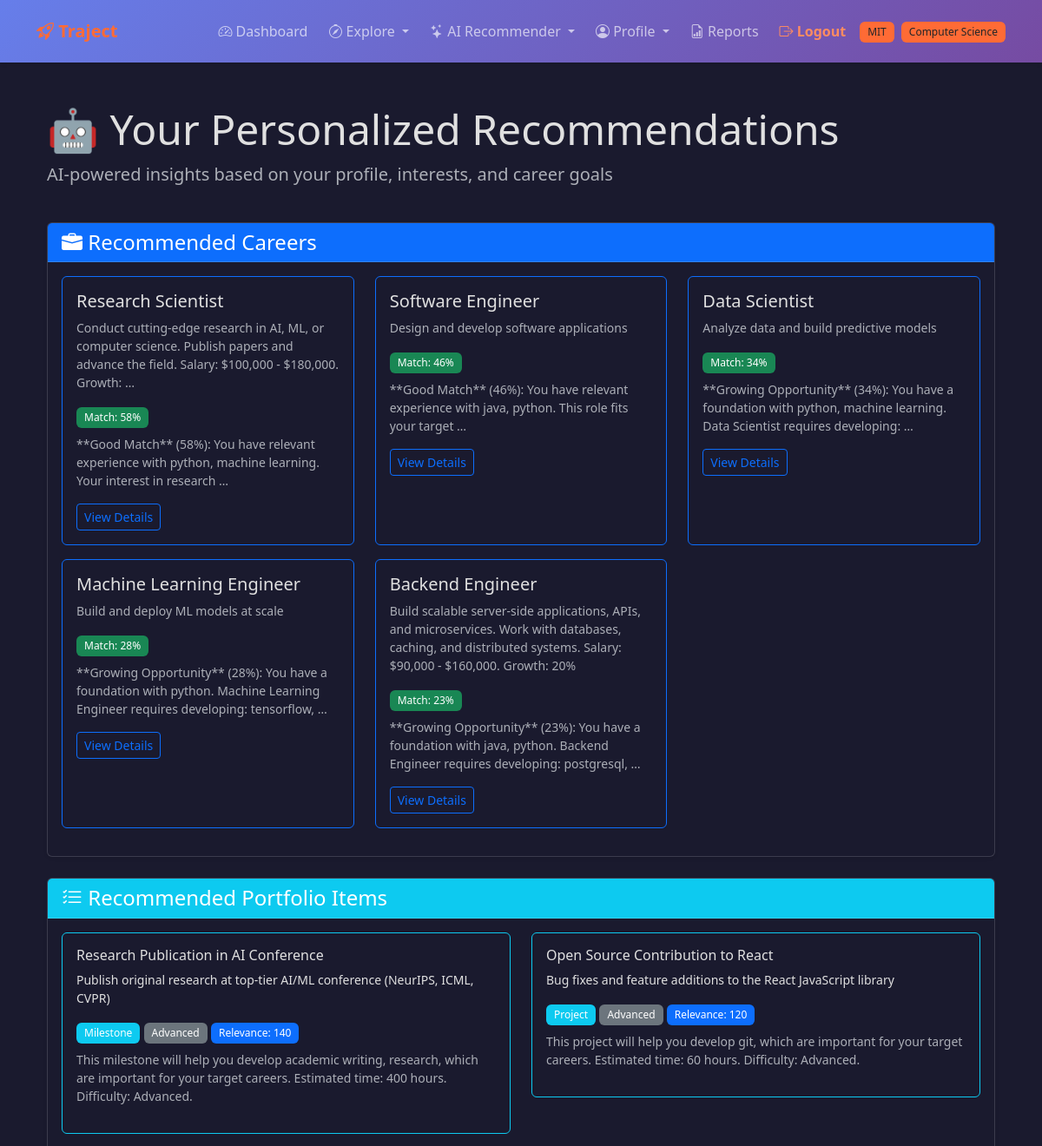
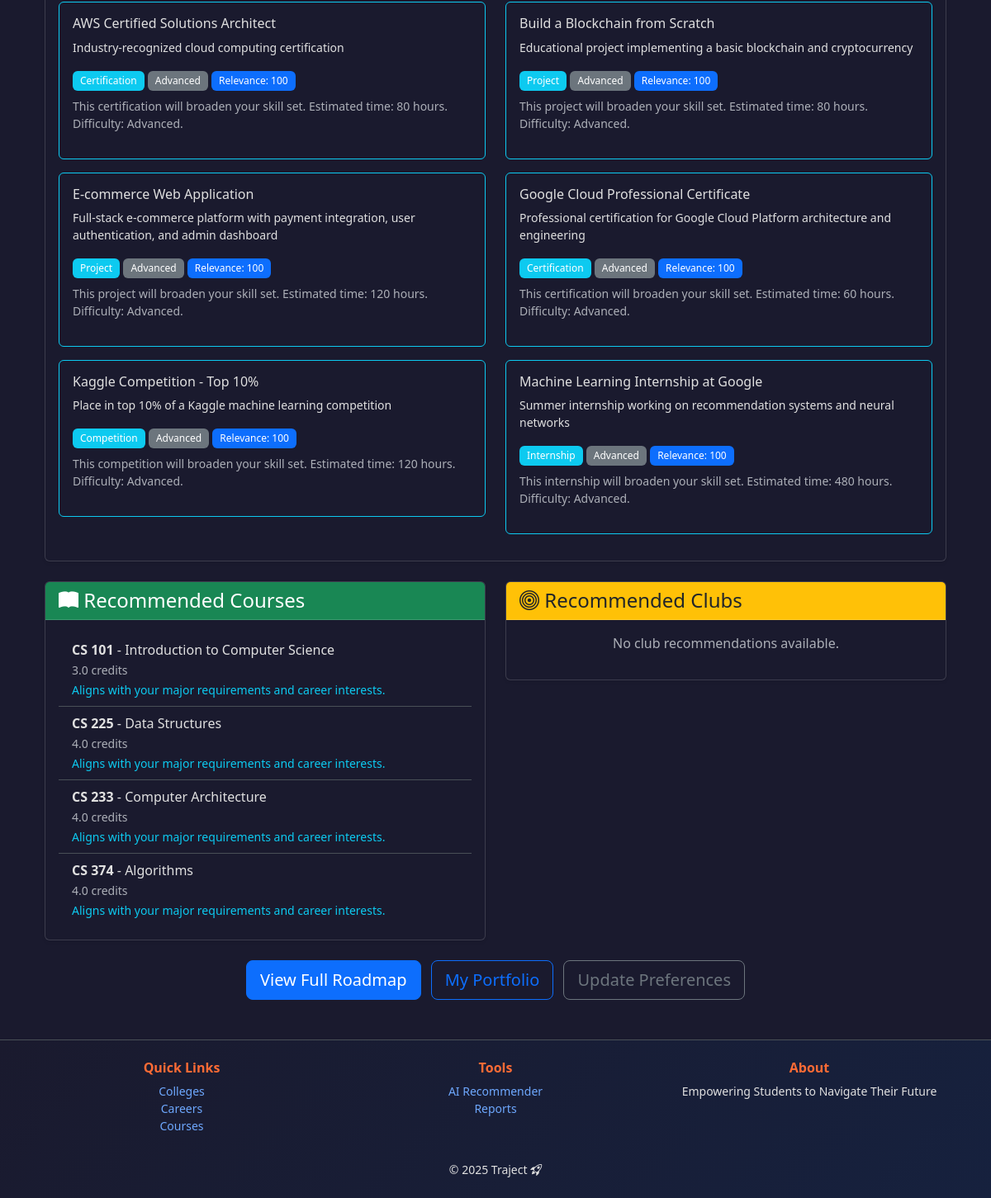
Page /recommender/ (signed in) on the committed database (2 pictures, top to bottom).
### accounts/models.py (models this page shows, shortened)
class UserProfile(models.Model):
    ACADEMIC_YEARS = [
        ('FR', 'Freshman'),
        ('SO', 'Sophomore'),
        ('JR', 'Junior'),
        ('SR', 'Senior'),
        ('GR', 'Graduate'),
    ]
    user = models.OneToOneField(
        User, on_delete=models.CASCADE, related_name='profile'
    )
    college = models.ForeignKey(
        "colleges.College",
        on_delete=models.SET_NULL,
        null=True, blank=True,
        related_name='students'
    )
    major = models.ForeignKey(
        "colleges.Major",
        on_delete=models.SET_NULL,
        null=True, blank=True,
        related_name='major_students'
    )
    minors = models.ManyToManyField(
        "colleges.Major",
        blank=True,
        related_name='minor_students',
        help_text="Optional secondary areas of study."
    )
    gpa = models.DecimalField(
        max_digits=4,
        decimal_places=2,
        validators=[MinValueValidator(0.0), MaxValueValidator(4.0)],
        null=True, blank=True,
        help_text="GPA on a 4.0 scale."
    )
    academic_year = models.CharField(
        max_length=2,
        choices=ACADEMIC_YEARS,
        default='FR'
    )
    personal_interests = models.TextField(blank=True)
    career_goals = models.TextField(blank=True)
    clubs_interest = models.TextField(blank=True)
    clubs_user_is_a_part_of = models.TextField(blank=True)
    skills = models.TextField(blank=True)
    work_experience = models.TextField(blank=True)
    preferred_industries = models.TextField(blank=True)
    preferred_locations = models.TextField(blank=True)
    preferred_positions = models.TextField(blank=True)
    preferred_company = models.TextField(blank=True)
    created_at = models.DateTimeField(auto_now_add=True)
    class Meta:
        ordering = ['user__username']
        verbose_name = "User Profile"
        verbose_name_plural = "User Profiles"
    def get_skills_list(self):
        if not self.skills:
            return []
        return [s.strip() for s in self.skills.split(',') if s.strip()]
    def get_interests_list(self):
        if not self.personal_interests:
            return []
        return [i.strip() for i in self.personal_interests.split(',') if i.strip()]

class PortfolioItem(models.Model):
    ITEM_TYPES = [
        ('PROJECT', 'Project'),
        ('CERT', 'Certification'),
        ('MILESTONE', 'Milestone'),
        ('INTERNSHIP', 'Internship'),
        ('COMPETITION', 'Competition'),
    ]
    title = models.CharField(max_length=200)
    item_type = models.CharField(max_length=20, choices=ITEM_TYPES, default='PROJECT')
    description = models.TextField(blank=True)
    related_careers = models.ManyToManyField(
        'careers.Career',
        blank=True,
        related_name='portfolio_items'
    )
    skills_gained = models.TextField(
        blank=True,
        help_text="Comma-separated list of skills"
    )
    estimated_hours = models.PositiveIntegerField(
        null=True, blank=True,
        help_text="Estimated hours to complete"
    )
    difficulty_level = models.CharField(
        max_length=20,
        choices=[
            ('BEGINNER', 'Beginner'),
            ('INTERMEDIATE', 'Intermediate'),
            ('ADVANCED', 'Advanced'),
        ],
        default='BEGINNER'
    )
    resource_url = models.URLField(blank=True, null=True)
    created_at = models.DateTimeField(auto_now_add=True)
    class Meta:
        ordering = ['difficulty_level', 'title']
        verbose_name = "Portfolio Item"
        verbose_name_plural = "Portfolio Items"
    def get_skills_list(self):
        if not self.skills_gained:
            return []
        return [s.strip() for s in self.skills_gained.split(',') if s.strip()]

class Course(models.Model):
    subject = models.CharField(max_length=20)
    number = models.CharField(max_length=20)
    title = models.CharField(max_length=200)
    credits = models.DecimalField(
        max_digits=3, decimal_places=1,
        validators=[MinValueValidator(0.5), MaxValueValidator(10.0)]
    )
    major = models.ForeignKey(
        "colleges.Major",
        on_delete=models.CASCADE,
        related_name="recommended_courses"
    )
    description = models.TextField(blank=True)

### colleges/models.py (models this page shows, shortened)
class College(models.Model):
    college_name = models.CharField(max_length=300)  # Full college name
    city = models.CharField(max_length=100)
    state = models.CharField(max_length=100)
    abbreviation = models.CharField(max_length=50, unique=True)  # e.g. UIUC
    logo_url = models.URLField(blank=True, null=True)
    class Meta:
        ordering = ["college_name"]

class Major(models.Model):
    college = models.ForeignKey(
        College, on_delete=models.CASCADE, related_name="majors"
    )
    name = models.CharField(max_length=120)
    code = models.CharField(max_length=20, blank=True)  # e.g., CS, ECE, etc.
    class Meta:
        unique_together = ("college", "name")  # Prevent duplicates within same college
        ordering = ["college__abbreviation", "name"]

### careers/models.py (models this page shows, shortened)
class Career(models.Model):
    title = models.CharField(max_length=150)
    company = models.CharField(max_length=100, blank=True, null=True)
    industries = models.JSONField(default=list, blank=True)
    skills = models.JSONField(default=list, blank=True)
    description = models.TextField(blank=True)
    created_at = models.DateTimeField(auto_now_add=True)
    class Meta:
        ordering = ["title"]
        verbose_name = "Career"
        verbose_name_plural = "Careers"

### recommender/views.py (the view)
# urls.py: path('', views.recommendations_dashboard, name='dashboard'),
@login_required
def recommendations_dashboard(request):
    profile = request.user.profile
    all_recs = get_all_recommendations(profile)
    context = {
        'career_recommendations': all_recs['careers'],
        'portfolio_recommendations': all_recs['portfolio_items'],
        'course_recommendations': all_recs['courses'],
        'club_recommendations': all_recs['clubs'],
        'profile': profile,
    }
    return render(request, 'recommender/dashboard.html', context)

### templates/recommender/dashboard.html (shortened to what this page needs)
{% extends "accounts/base.html" %}
{% load static %}
{% block content %}
<div class="container-fluid">
 <div class="row mb-4">
 <div class="col-12">
 <h1 class="display-5">🤖 Your Personalized Recommendations</h1>
 <p class="lead text-muted">AI-powered insights based on your profile, interests, and career goals</p>
 </div>
 </div>
 <div class="row mb-4">
 <div class="col-12">
 <div class="card shadow-sm">
 <div class="card-header bg-primary text-white">
 <h4 class="mb-0"><i class="bi bi-briefcase-fill"></i> Recommended Careers</h4>
 </div>
 <div class="card-body">
 {% if career_recommendations %}
 <div class="row">
 {% for rec in career_recommendations %}
 <div class="col-md-4 mb-3">
 <div class="card h-100 border-primary">
 <div class="card-body">
 <h5 class="card-title">{{ rec.career.title }}</h5>
 <p class="card-text text-muted small">{{ rec.career.description|truncatewords:20 }}</p>
 <div class="mb-2">
 <span class="badge bg-success">Match: {{ rec.match_score }}%</span>
 </div>
 <p class="small text-muted">{{ rec.reasoning|truncatewords:15 }}</p>
 <a href="{% url 'careers:detail' rec.career.id %}" class="btn btn-sm btn-outline-primary">View Details</a>
 </div>
 </div>
 </div>
 {% endfor %}
 </div>
 {% else %}
 <div class="text-center text-muted py-4">
 <p>No career recommendations yet. Complete your profile to get personalized suggestions!</p>
 <a href="{% url 'accounts:edit_profile' %}" class="btn btn-primary">Update Profile</a>
 </div>
 {% endif %}
 </div>
 </div>
 </div>
 </div>
 <div class="row mb-4">
 <div class="col-12">
 <div class="card shadow-sm">
 <div class="card-header bg-info text-white">
 <h4 class="mb-0"><i class="bi bi-list-check"></i> Recommended Portfolio Items</h4>
 </div>
 <div class="card-body">
 {% if portfolio_recommendations %}
 <div class="row">
 {% for rec in portfolio_recommendations %}
 <div class="col-md-6 mb-3">
 <div class="card border-info">
 <div class="card-body">
 <h6 class="card-title">{{ rec.item.title }}</h6>
 <p class="card-text small">{{ rec.item.description|truncatewords:15 }}</p>
 <div class="mb-2">
 <span class="badge bg-info">{{ rec.item.get_item_type_display }}</span>
 <span class="badge bg-secondary">{{ rec.item.get_difficulty_level_display }}</span>
 <span class="badge bg-primary">Relevance: {{ rec.relevance_score }}</span>
 </div>
 <p class="small text-muted">{{ rec.reasoning }}</p>
 </div>
 </div>
 </div>
 {% endfor %}
 </div>
 {% else %}
 <p class="text-muted text-center py-3">No portfolio recommendations available.</p>
 {% endif %}
 </div>
 </div>
 </div>
 </div>
 <div class="row mb-4">
 <div class="col-md-6">
 <div class="card shadow-sm">
 <div class="card-header bg-success text-white">
 <h4 class="mb-0"><i class="bi bi-book-fill"></i> Recommended Courses</h4>
 </div>
 <div class="card-body">
 {% if course_recommendations %}
 <ul class="list-group list-group-flush">
 {% for rec in course_recommendations %}
 <li class="list-group-item d-flex justify-content-between align-items-center">
 <div>
 <strong>{{ rec.course.subject }} {{ rec.course.number }}</strong> - {{ rec.course.title }}
 <br><small class="text-muted">{{ rec.course.credits }} credits</small>
 <br><small class="text-info">{{ rec.reasoning }}</small>
 </div>
 </li>
 {% endfor %}
 </ul>
 {% else %}
 <p class="text-muted text-center">Complete your profile to see course recommendations.</p>
 {% endif %}
 </div>
 </div>
 </div>
 <div class="col-md-6">
 <div class="card shadow-sm">
 <div class="card-header bg-warning text-dark">
 <h4 class="mb-0"><i class="bi bi-bullseye"></i> Recommended Clubs</h4>
 </div>
 <div class="card-body">
 {% if club_recommendations %}
 <ul class="list-group list-group-flush">
 {% for rec in club_recommendations %}
 <li class="list-group-item">
 <strong>{{ rec.club.name }}</strong>
 <br><small class="text-muted">{{ rec.club.description|truncatewords:10 }}</small>
 <br><small class="text-warning">Relevance: {{ rec.relevance_score }} - {{ rec.reasoning }}</small>
 </li>
 {% endfor %}
 </ul>
 {% else %}
 <p class="text-muted text-center">No club recommendations available.</p>
 {% endif %}
 </div>
 </div>
 </div>
 </div>
 <div class="row">
 <div class="col-12 text-center">
 <a href="{% url 'recommender:roadmap' %}" class="btn btn-lg btn-primary me-2">View Full Roadmap</a>
 <a href="{% url 'accounts:portfolio_checklist' %}" class="btn btn-lg btn-outline-primary me-2">My Portfolio</a>
 <a href="{% url 'accounts:edit_profile' %}" class="btn btn-lg btn-outline-secondary">Update Preferences</a>
 </div>
 </div>
</div>
{% endblock %}

### templates/accounts/base.html (shortened to what this page needs)
{% load static %}
<!DOCTYPE html>
<html lang="en" data-bs-theme="dark">
 <head>
 <link
 href="https://cdn.jsdelivr.net/npm/bootstrap@5.3.3/dist/css/bootstrap.min.css"
 rel="stylesheet"
 >
 <link
 rel="stylesheet"
 href="https://cdn.jsdelivr.net/npm/bootstrap-icons@1.11.3/font/bootstrap-icons.min.css"
 >
 <link rel="stylesheet" href="{% static 'css/traject.css' %}">
 </head>
 <body class="traject-bg d-flex flex-column min-vh-100">
 <nav class="navbar navbar-expand-lg traject-navbar py-3">
 <div class="container">
 <a class="navbar-brand fw-bold text-accent" href="/">
 <i class="bi bi-rocket-takeoff"></i> Traject
 </a>
 <div class="collapse navbar-collapse" id="navbarNav">
 <ul class="navbar-nav ms-auto align-items-center gap-2">
 {% if user.is_authenticated %}
 <li class="nav-item">
 <a class="nav-link" href="{% url 'accounts:dashboard' %}">
 <i class="bi bi-speedometer2"></i> Dashboard
 </a>
 </li>
 <li class="nav-item dropdown">
 <a class="nav-link dropdown-toggle" href="#" role="button" data-bs-toggle="dropdown">
 <i class="bi bi-compass"></i> Explore
 </a>
 </li>
 <li class="nav-item dropdown">
 <a class="nav-link dropdown-toggle" href="#" role="button" data-bs-toggle="dropdown">
 <i class="bi bi-stars"></i> AI Recommender
 </a>
 </li>
 <li class="nav-item dropdown">
 <a class="nav-link dropdown-toggle" href="#" role="button" data-bs-toggle="dropdown">
 <i class="bi bi-person-circle"></i> Profile
 </a>
 </li>
 <li class="nav-item">
 <a class="nav-link" href="{% url 'accounts:reports' %}">
 <i class="bi bi-file-earmark-bar-graph"></i> Reports
 </a>
 </li>
 <li class="nav-item">
 <a class="nav-link fw-semibold text-accent-dark" href="{% url 'accounts:logout' %}">
 <i class="bi bi-box-arrow-right"></i> Logout
 </a>
 </li>
 {% if user.profile.college %}
 <li class="nav-item">
 <span class="badge bg-accent text-dark" data-bs-toggle="tooltip" title="Your College">
 {{ user.profile.college.abbreviation }}
 </span>
 </li>
 {% endif %}
 {% if user.profile.major %}
 <li class="nav-item">
 <span class="badge bg-accent text-dark" data-bs-toggle="tooltip" title="Your Major">
 {{ user.profile.major.name }}
 </span>
 </li>
 {% endif %}
 {% else %}
 <li class="nav-item"><a class="nav-link" href="{% url 'accounts:login' %}">Login</a></li>
 <li class="nav-item">
 <a class="btn btn-accent btn-sm" href="{% url 'accounts:signup' %}">Sign Up</a>
 </li>
 {% endif %}
 </ul>
 </div>
 </div>
 </nav>
 <main class="flex-grow-1 py-5">
 <div class="container">
 {% block content %}{% endblock %}
 </div>
 </main>
 <footer class="footer text-center py-4 border-top">
 <div class="container">
 <div class="row mb-3">
 <div class="col-md-4 mb-3 mb-md-0">
 <h6 class="text-accent fw-bold">Quick Links</h6>
 <ul class="list-unstyled small">
 <li><a href="{% url 'colleges:list' %}" class="text-decoration-none">Colleges</a></li>
 <li><a href="{% url 'careers:list' %}" class="text-decoration-none">Careers</a></li>
 <li><a href="{% url 'catalog:courses' %}" class="text-decoration-none">Courses</a></li>
 </ul>
 </div>
 <div class="col-md-4 mb-3 mb-md-0">
 <h6 class="text-accent fw-bold">Tools</h6>
 <ul class="list-unstyled small">
 {% if user.is_authenticated %}
 <li><a href="{% url 'recommender:dashboard' %}" class="text-decoration-none">AI Recommender</a></li>
 <li><a href="{% url 'accounts:reports' %}" class="text-decoration-none">Reports</a></li>
 {% else %}
 <li><a href="{% url 'accounts:login' %}" class="text-decoration-none">Login</a></li>
 <li><a href="{% url 'accounts:signup' %}" class="text-decoration-none">Sign Up</a></li>
 {% endif %}
 </ul>
 </div>
 <div class="col-md-4">
 <h6 class="text-accent fw-bold">About</h6>
 <p class="small mb-0">Empowering Students to Navigate Their Future</p>
 </div>
 </div>
 <p class="mb-0 small">&copy; {% now "Y" %} Traject <i class="bi bi-rocket-takeoff"></i></p>
 </div>
 </footer>
 </body>
</html>

### rows in the picture
Career: career "Research Scientist", career.description "Conduct cutting-edge research in AI, ML, or computer science. Publish papers and advance the field. Salary: $100,000 - $180,000. Growth: …", match_score "58", reasoning "**Good Match** (58%): You have relevant experience with python, machine learning. Your interest in research …"
Career: career "Software Engineer", career.description "Design and develop software applications", match_score "46", reasoning "**Good Match** (46%): You have relevant experience with java, python. This role fits your target …"
Career: career "Data Scientist", career.description "Analyze data and build predictive models", match_score "34", reasoning "**Growing Opportunity** (34%): You have a foundation with python, machine learning. Data Scientist requires developing: …"
Career: career "Machine Learning Engineer", career.description "Build and deploy ML models at scale", match_score "28", reasoning "**Growing Opportunity** (28%): You have a foundation with python. Machine Learning Engineer requires developing: tensorflow, …"
Career: career "Backend Engineer", career.description "Build scalable server-side applications, APIs, and microservices. Work with databases, caching, and distributed systems. Salary: $90,000 - $160,000. Growth: 20%", match_score "23", reasoning "**Growing Opportunity** (23%): You have a foundation with java, python. Backend Engineer requires developing: postgresql, …"
PortfolioItem: item "Research Publication in AI Conference", item.description "Publish original research at top-tier AI/ML conference (NeurIPS, ICML, CVPR)", item.item_type "Milestone", item.difficulty_level "Advanced", relevance_score "140", reasoning "This milestone will help you develop academic writing, research, which are important for your target careers. Estimated time: 400 hours. Difficulty: Advanced."
PortfolioItem: item "Open Source Contribution to React", item.description "Bug fixes and feature additions to the React JavaScript library", item.item_type "Project", item.difficulty_level "Advanced", relevance_score "120", reasoning "This project will help you develop git, which are important for your target careers. Estimated time: 60 hours. Difficulty: Advanced."
PortfolioItem: item "AWS Certified Solutions Architect", item.description "Industry-recognized cloud computing certification", item.item_type "Certification", item.difficulty_level "Advanced", relevance_score "100", reasoning "This certification will broaden your skill set. Estimated time: 80 hours. Difficulty: Advanced."
PortfolioItem: item "Build a Blockchain from Scratch", item.description "Educational project implementing a basic blockchain and cryptocurrency", item.item_type "Project", item.difficulty_level "Advanced", relevance_score "100", reasoning "This project will broaden your skill set. Estimated time: 80 hours. Difficulty: Advanced."
PortfolioItem: item "E-commerce Web Application", item.description "Full-stack e-commerce platform with payment integration, user authentication, and admin dashboard", item.item_type "Project", item.difficulty_level "Advanced", relevance_score "100", reasoning "This project will broaden your skill set. Estimated time: 120 hours. Difficulty: Advanced."
PortfolioItem: item "Google Cloud Professional Certificate", item.description "Professional certification for Google Cloud Platform architecture and engineering", item.item_type "Certification", item.difficulty_level "Advanced", relevance_score "100", reasoning "This certification will broaden your skill set. Estimated time: 60 hours. Difficulty: Advanced."
PortfolioItem: item "Kaggle Competition - Top 10%", item.description "Place in top 10% of a Kaggle machine learning competition", item.item_type "Competition", item.difficulty_level "Advanced", relevance_score "100", reasoning "This competition will broaden your skill set. Estimated time: 120 hours. Difficulty: Advanced."
PortfolioItem: item "Machine Learning Internship at Google", item.description "Summer internship working on recommendation systems and neural networks", item.item_type "Internship", item.difficulty_level "Advanced", relevance_score "100", reasoning "This internship will broaden your skill set. Estimated time: 480 hours. Difficulty: Advanced."
Course: course.subject "CS", course.number "101", course "Introduction to Computer Science", course.credits "3.0", reasoning "Aligns with your major requirements and career interests."
Course: course.subject "CS", course.number "225", course "Data Structures", course.credits "4.0", reasoning "Aligns with your major requirements and career interests."
Course: course.subject "CS", course.number "233", course "Computer Architecture", course.credits "4.0", reasoning "Aligns with your major requirements and career interests."
Course: course.subject "CS", course.number "374", course "Algorithms", course.credits "4.0", reasoning "Aligns with your major requirements and career interests."

### other values in the picture
{{ user.profile.college.abbreviation }} "MIT"
{{ user.profile.major.name }} "Computer Science"
